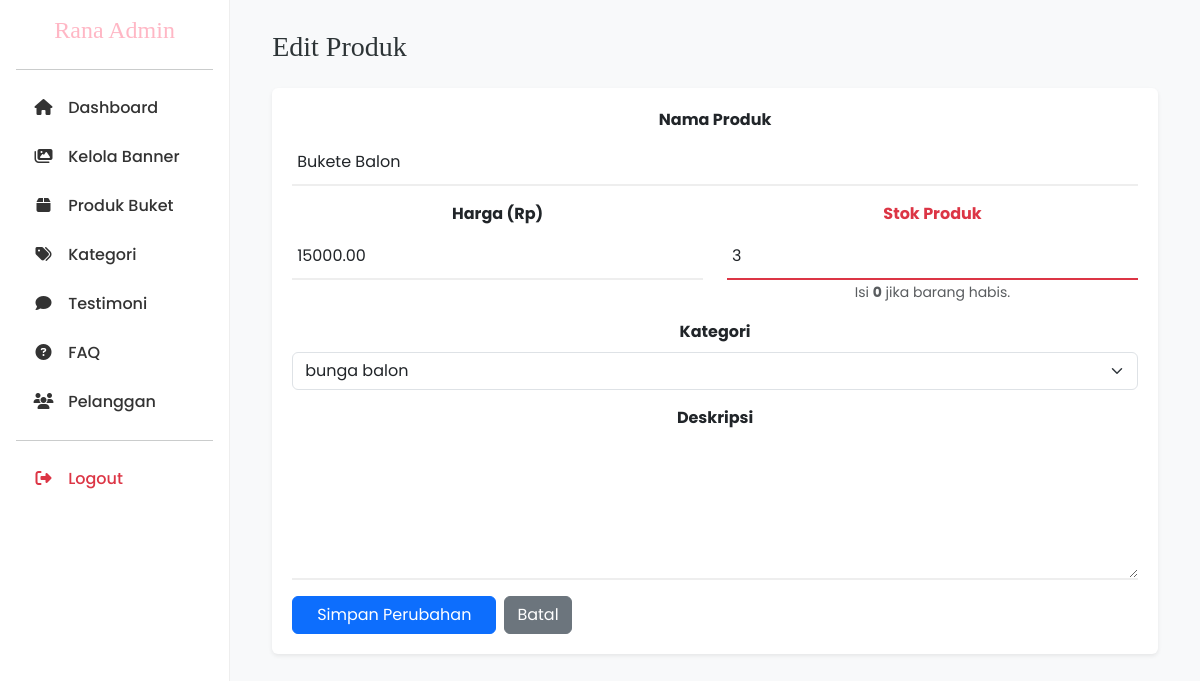
Page /admin/edit_produk.php?id=8 (signed in) on the committed database.
### tables this page shows
CREATE TABLE `products` (
  `id` int(11) NOT NULL,
  `category_id` int(11) DEFAULT NULL,
  `nama_produk` varchar(100) DEFAULT NULL,
  `deskripsi` text DEFAULT NULL,
  `harga` decimal(10,2) DEFAULT NULL,
  `dimensi` varchar(50) DEFAULT NULL,
  `stok` int(11) DEFAULT 10
);

CREATE TABLE `categories` (
  `id` int(11) NOT NULL,
  `nama_kategori` varchar(50) DEFAULT NULL
);

### admin/edit_produk.php (the view, shortened to what this page needs)
<?php
include 'includes/header.php';
$id = $_GET['id'];
$ambil = mysqli_query($conn, "SELECT * FROM products WHERE id='$id'");
$pecah = mysqli_fetch_assoc($ambil);
?>
<div class="container-fluid">
    <h3 class="brand-font mb-4">Edit Produk</h3>
    <div class="card border-0 shadow-sm">
        <div class="card-body">
            <form method="post" enctype="multipart/form-data">
                <div class="mb-3">
                    <label class="form-label fw-bold">Nama Produk</label>
                    <input type="text" name="nama" class="form-control" value="<?= $pecah['nama_produk']; ?>">
                </div>
                <div class="row">
                    <div class="col-md-6 mb-3">
                        <label class="form-label fw-bold">Harga (Rp)</label>
                        <input type="number" name="harga" class="form-control" value="<?= $pecah['harga']; ?>">
                    </div>
                    <div class="col-md-6 mb-3">
                        <label class="form-label fw-bold text-danger">Stok Produk</label>
                        <input type="number" name="stok" class="form-control border-danger" value="<?= $pecah['stok']; ?>">
                        <small class="text-muted">Isi <b>0</b> jika barang habis.</small>
                    </div>
                </div>
                <div class="mb-3">
                    <label class="form-label fw-bold">Kategori</label>
                    <select name="kategori_id" class="form-select">
                        <?php
                        $ambil_kat = $conn->query("SELECT * FROM categories");
                        while($k = $ambil_kat->fetch_assoc()){
                        ?>
                        <option value="<?= $k['id']; ?>" <?= ($pecah['category_id'] == $k['id']) ? 'selected' : ''; ?>>
                            <?= $k['nama_kategori']; ?>
                        </option>
                        <?php } ?>
                    </select>
                </div>
                <div class="mb-3">
                    <label class="form-label fw-bold">Deskripsi</label>
                    <textarea name="deskripsi" class="form-control" rows="5"><?= $pecah['deskripsi']; ?></textarea>
                </div>
                <div class="d-flex gap-2">
                    <button type="submit" name="ubah" class="btn btn-primary px-4">Simpan Perubahan</button>
                    <a href="produk.php" class="btn btn-secondary">Batal</a>
                </div>
            </form>
        </div>
    </div>
</div>
<?php include 'includes/footer.php'; ?>

### assets/css/style.css (style rules this page uses)
:root { --primary-pink: #FFB7C5; --hover-pink: #ff9eb0; --text-dark: #2d3436; --card-bg: #ffffff; --bg-soft: #fdfbfb; }
body { background-color: var(--bg-soft); font-family: 'Poppins', sans-serif; color: var(--text-dark); }
.brand-font { font-family: 'Playfair Display', serif; }
.card-body { padding: 20px; text-align: center; }
.form-control { border: none; border-bottom: 2px solid #eee; border-radius: 0; padding: 10px 5px; background: transparent; }

### rows in the picture
products: nama "Bukete Balon", harga "15000.00", stok "3", kategori_id "bunga balon"
